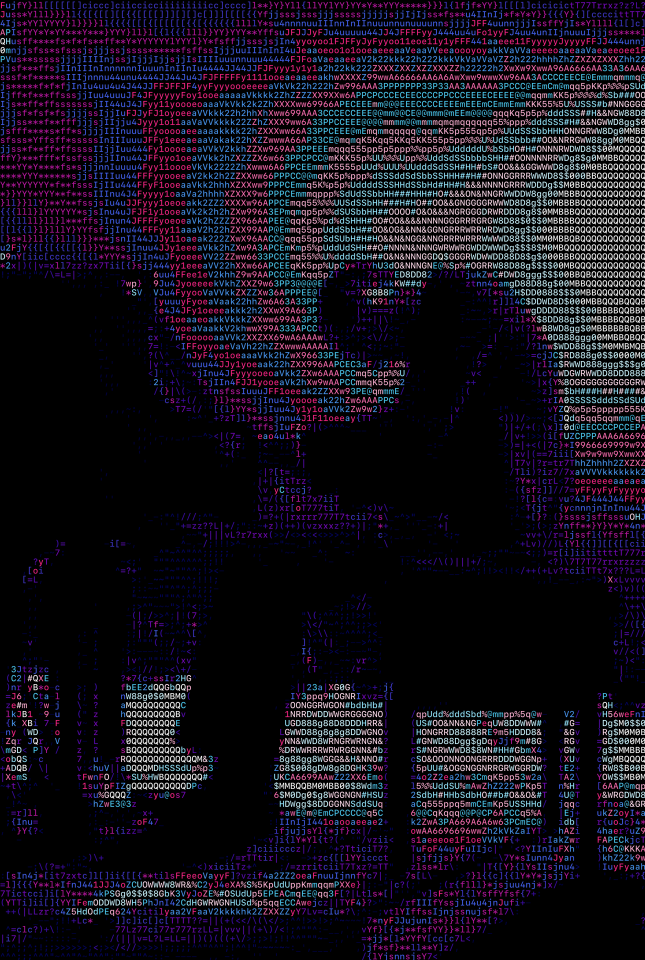
#> input picture resources/images/bill-evans-chroma.png, 1290 x 1920 px (shown at 1/2 size)
$ python ascii.py ../resources/images/bill-evans-chroma.png
#> lines starting #> are read from the running program, lines starting #| are printed output that depends on the picture; after the words box and inside, x2 and y2 are one past the last pixel; in counts of white or black regions, pixels touching at a corner belong together
### src/char_density.py
"""
A program that orders characters based on their density.

Author: Arian Omidi
Email: arian.omidi@icloud.com
GitHub: https://github.com/ArianOmidi
Date: 2021-06-01
"""

from PIL import Image, ImageFont, ImageDraw
import numpy as np

# define standard character sets
ascii_chars = "0123456789abcdefghijklmnopqrstuvwxyzABCDEFGHIJKLMNOPQRSTUVWXYZ!\"#$%&'()*+,-./:;<=>?@[\\]^_`{|}~"
ascii_alphanumeric = "0123456789abcdefghijklmnopqrstuvwxyzABCDEFGHIJKLMNOPQRSTUVWXYZ"
ascii_alpha = "abcdefghijklmnopqrstuvwxyzABCDEFGHIJKLMNOPQRSTUVWXYZ"
ascii_lowercase = "abcdefghijklmnopqrstuvwxyz"
ascii_uppercase = "ABCDEFGHIJKLMNOPQRSTUVWXYZ"
ascii_numeric = "0123456789"
ascii_tech = "0123456789!\"#$%&'()*+,-./:;<=>?@[\\]^_`{|}~"
ascii_symbols = "!\"#$%&'()*+,-./:;<=>?@[\\]^_`{|}~"
ascii_std_1 = "$@B%8&WM#*oahkbdpqwmZO0QLCJUYXzcvunxrjft/\\|()1{}[]?-_+~<>i!lI;:,\"^`'."
ascii_std_2 = "@%#*+=-:."


def getCharDensity(char, font, font_height):
    """
    Return the character density of a given character.

    arguments:
    char - character to determine its density
    font - the font to be used (default: SFMono-Medium)
    """

    # init image
    char_w = int(font.getlength(char))
    char_h = int(font_height)
    image = Image.new("1", (char_w, char_h), color=0)

    # draw text to image
    draw = ImageDraw.Draw(image)
    draw.text((0, 0), char, fill=1, font=font, spacing=0)

    # convert image to np array
    im = np.array(image)

    # Count white and black pixels
    white = np.count_nonzero(im == True)
    black = np.size(im) - white

    # return the ratio of used pixels
    return white / black


def orderChars(chars, font_path=None):
    """
    Order the characters in a given string by their density.

    arguments:
    chars - string of characters to order
    font_path - path to the font to be used (default: SFMono-Medium)
    """

    font_path = font_path or "./fonts/SFMono-Medium.otf"
    try:
        font = ImageFont.truetype(font_path, size=200)
        font_height = font.getsize(ascii_chars)[1]
        left, top, right, bottom = font.getbbox(ascii_chars)
        font_width, font_height = right - left, bottom - top
    except IOError:
        font = ImageFont.load_default()
        left, top, right, bottom = font.getbbox(ascii_chars)
        font_width, font_height = right - left, bottom - top
        print("Warning: Could not use chosen font. Using default.")

    char_dict = []
    for c in chars:
        density = getCharDensity(c, font, font_height)
        char_dict.append((c, density))

    char_dict.sort(key=lambda x: x[1], reverse=True)

    ordered_chars = [x[0] for x in char_dict]
    ordered_chars = "".join(ordered_chars)
    ordered_chars += " "

    return ordered_chars

### src/color.py
"""
Color utils, including color conversion and color sampling from an image

Author: Arian Omidi
Email: arian.omidi@icloud.com
GitHub: https://github.com/ArianOmidi
Date: 2021-06-01
"""
from sklearn.cluster import KMeans
import matplotlib.pyplot as plt
import numpy as np
import cv2
from collections import Counter

# Ubuntu default ANSI color scheme
ansi_palatte = [
    "#2e3436",
    "#cc0000",
    "#4e9a06",
    "#c4a000",
    "#3465a4",
    "#75507b",
    "#06989a",
    "#d3d7cf",
    "#555753",
    "#ef2929",
    "#8ae234",
    "#fce94f",
    "#729fcf",
    "#ad7fa8",
    "#34e2e2",
    "#eeeeec",
    "#000000",
    "#eeeeec",
]

rgb_palatte = [
    "#ffffff",
    "#ff8f8f",
    "#ff3838",
    "#960000",
    "#460000",
    "#bfffbf",
    "#6aff6a",
    "#00ff00",
    "#009600",
    "#004600",
    "#bfbfff",
    "#6a6aff",
    "#3838ff",
    "#0000ff",
    "#000096",
    "#000046",
    "#000000",
]

rb_palatte = [
    "#000000",
    "#ffdbeb",
    "#ffb2d4",
    "#f76cae",
    "#f72585",
    "#b5179e",
    "#7209b7",
    "#560bad",
    "#03045e",
    "#00013c",
    "#3a0ca3",
    "#3f37c9",
    "#4361ee",
    "#4895ef",
    "#4cc9f0",
    "#95e6ff",
    "#caf3ff",
    "#ffffff",
]

gb_palatte = [
    "#000000",
    "#184e77",
    "#1e6091",
    "#1a759f",
    "#168aad",
    "#34a0a4",
    "#52b69a",
    "#76c893",
    "#99d98c",
    "#b5e48c",
    "#d9ed92",
    "#ffffff",
]

b_palatte = [
    "#000000",
    "#10002b",
    "#240046",
    "#3c096c",
    "#5a189a",
    "#7400b8",
    "#6930c3",
    "#5e60ce",
    "#5390d9",
    "#4ea8de",
    "#48bfe3",
    "#56cfe1",
    "#64dfdf",
    "#72efdd",
    "#80ffdb",
    "#aaffe7",
    "#cafff2",
    "#ffffff",
]


# ======================  COLOR CONVERSIONS ====================== #


# [4 lines left out: function RGB2HEX, not called in this run]


def HEX2RGB(color):
    return (int(color[1:3]), int(color[3:5]), int(color[5:]))


def GRAY2HEX(color):
    return "#{0:02x}{0:02x}{0:02x}".format(round(color))


def GRAY2RGB(brightness):
    brightness_int = round(brightness)
    return (brightness_int, brightness_int, brightness_int)


def RGB2ANSI256(r, g, b):
    # we use the extended greyscale palette here, with the exception of
    # black and white. normal palette only has 4 greyscale shades.
    if r == g and g == b:
        if r < 8:
            ansi_num = 16
        elif r > 248:
            ansi_num = 231
        else:
            ansi_num = round(((r - 8) / 247) * 24) + 232
    else:
        ansi_num = (
            16
            + (36 * round(r / 255 * 5))
            + (6 * round(g / 255 * 5))
            + round(b / 255 * 5)
        )

    ansi_code = "\033[38;5;{}m".format(ansi_num)

    return ansi_code


def HEX2ANSI256(hex):
    return RGB2ANSI256(*HEX2RGB(hex))


# ======================  ANSI METHODS ====================== #


# [71 lines left out: functions palette_rgb, parse_ansi, ANSI2RGB, not called in this run]


def background_color(inverted):
    """Return background color based on if the image is inverted"""
    if inverted:
        return ansi_palatte[16]
    else:
        return ansi_palatte[17]


# ======================  COLOR SAMPLING METHODS  ====================== #


# [84 lines left out: functions getGreyscalePalatte, getColorPalatte, not called in this run]

### src/ascii.py
"""
A program that converts an image into ASCII art v2.0

Author: Arian Omidi
Email: arian.omidi@icloud.com
GitHub: https://github.com/ArianOmidi
Date: 2021-06-01
"""

import os, sys, subprocess
from pathlib import Path
import argparse, time

import numpy as np
import cv2
from PIL import Image, ImageFont, ImageDraw, ImageEnhance
from skimage.measure import block_reduce
from skimage.transform import downscale_local_mean

from color import *
from char_density import *

from math import sqrt
import colorsys

# sampling methods
OPENCV_RESIZE = 0
BLOCK_REDUCE = 1
DOWNSCALE_MEAN_REDUCE = 2

# color selection methods
NEAREST = 0
FIXED = 1

# image filter methods
CONTRAST = 0
BRIGHTNESS = 1


# ======================  HELPER METHODS  ====================== #


def autoSize(image, resolution=1920):
    """Determines the size of an image by setting the largest side to the size of the resolution"""
    if image.width >= image.height:
        size = (resolution, round((resolution / image.width) * image.height))
    else:
        size = (round((resolution / image.height) * image.width), resolution)
    return size


def filterImage(image, factor, type=CONTRAST):
    # select image enhancer
    if type == CONTRAST:
        enhancer = ImageEnhance.Contrast(image)
    else:
        enhancer = ImageEnhance.Brightness(image)

    # return filtered image
    return enhancer.enhance(factor)


def defaultPalatte(shadeCount=8, colorSceme=None):
    if colorSceme:
        palatte = palette_rgb(colorSceme)
    else:
        if shadeCount == 1:
            return [(255, 255, 255)]

        palatte = []
        for i in range(shadeCount):
            color = int(i * 255 / (shadeCount - 1))
            palatte.append((color, color, color))

    return palatte


# [6 lines left out: function autoColor, not called in this run]


def normalizeTiles(tiles):
    """
    Given numpy array, filter and return normalized image array
    """

    # percentage filter
    min_val = np.min(tiles)
    max_val = np.max(tiles)
    tiles = np.clip(tiles, min_val, max_val)

    # normalize tile value array
    if max_val != min_val:
        normalized_tiles = (tiles - min_val) / (max_val - min_val)
    else:
        normalized_tiles = tiles - min_val

    return normalized_tiles


# ======================  ASCII CONVERSION METHODS  ====================== #
# [30 lines left out: functions step, relativeLuminance, not called in this run]


def covertImageToAscii(
    image,
    colors,
    cols,
    scale,
    chars,
    invert,
    sampling=OPENCV_RESIZE,
    colorSelection=NEAREST,
):
    """
    Converts given image to array of characters and colors corresponding to the image.

    arguments:
    colors - the color pallate to be used as an RGB array
    cols - the width of the output image in number of letters
    scale - the ratio of rows to cols
    chars - the characters used in the ASCII image
    invert - if the backgroung should be black or white
    sampling - sampling method used to detemine chars (default: RESIZE)
    colorSelection - sampling method used to detemine colors (default: NEAREST)
    """
    # store dimensions
    W, H = image.size[0], image.size[1]
    # compute number of rows
    rows = int(H * scale * cols / W)
    # compute width of tile
    w = int(W / cols)
    # compute tile height based on aspect ratio and scale
    h = int(W / (scale * cols))

    # check if image size is too small
    if cols > W or rows > H:
        print("Image too small for specified cols!")
        exit(0)

    # get image as numpy array
    im = np.array(image)

    # sample the image into desired shape
    if sampling == OPENCV_RESIZE:
        tiles_rgb = cv2.resize(im, (cols, rows), interpolation=cv2.INTER_AREA)
    else:
        if sampling == BLOCK_REDUCE:
            sampling_func = lambda im, size, func: block_reduce(im, size, func)
        else:
            sampling_func = lambda im, size, func: downscale_local_mean(im, size)

        r = sampling_func(im[:, :, 0], (h, w), np.median)
        g = sampling_func(im[:, :, 1], (h, w), np.median)
        b = sampling_func(im[:, :, 2], (h, w), np.median)
        tiles_rgb = np.stack((r, g, b), axis=-1)

    tiles_greyscale = np.average(tiles_rgb, axis=2, weights=[0.299, 0.587, 0.114])
    tiles_rgb = np.rint(tiles_rgb).astype(int)
    tiles = normalizeTiles(tiles_greyscale)

    # apply inversion
    if invert:
        tiles = 1 - tiles
        colors = list(reversed(colors))

    # init color selection
    if colorSelection == NEAREST:
        color_palette = np.asarray(colors)
    else:
        colors.sort(
            key=lambda rgb: relativeLuminance(*rgb),  # relative luminance
            # key=lambda rgb: (
            #     sqrt(
            #         0.299 * (rgb[0] ** 2)
            #         + 0.587 * (rgb[1] ** 2)
            #         + 0.114 * (rgb[2] ** 2)
            #     )
            # ),  # HSP Color Model
            reverse=invert,
        )
        # colors.sort(key=lambda rgb: colorsys.rgb_to_hls(*rgb))
        # colors.sort(key=lambda rgb: step(*rgb, 8), reverse=invert)  # rainbow inverse
        # colors.sort(key=lambda rgb: step(*rgb, 8))  # rainbow

    # ascii image is a list of character strings
    aimg = []
    # color image is a list of ansi color codes strings
    cimg = []
    # generate list of dimensions
    for j in range(rows):
        # append an empty string
        aimg.append([])
        cimg.append([])

        for i in range(cols):
            # get character representation of tile
            char = chars[round((len(chars) - 1) * tiles[j][i])]
            aimg[j].append(char)

            # get color for char of the tile
            if colorSelection == NEAREST:
                # get closest color in palette to that of the tile
                deltas = color_palette - tiles_rgb[j][i]
                dist_2 = np.einsum("ij,ij->i", deltas, deltas)
                color_index = np.argmin(dist_2)
                cimg[j].append(colors[color_index])
            else:
                color_index = round((len(colors) - 1) * tiles[j][i])
                cimg[j].append(colors[color_index])

    return aimg, cimg


def textToImage(aimg, cimg, inverted, size, bg_color=None, font_path=None):
    """
    Convert character and color arrays to an ASCII image.

    arguments:
    aimg - the array of characters to be converted to an image
    cimg - the array of colors coresponding to a char in aimg
    inverted - if the backgroung should be black or white
    size - size of the outputed image
    bg_color - color of background (set to default based on the value of 'inverted')
    font_path - path to a font file (for example impact.ttf)
    """

    # choose a font
    if inverted:
        default_font_path = "./fonts/SFMono-Medium.otf"
    else:
        default_font_path = "./fonts/SFMono-Heavy.otf"
    font_path = font_path or default_font_path
    font_size = round((3 / 4) * (2 * size[1] / len(aimg)))
    try:
        font = ImageFont.truetype(font_path, size=font_size)
    except IOError:
        font = ImageFont.load_default()
        print("Warning: Could not use chosen font. Using default.")

    # char height is adjusted based on output size and col:row ratio
    line_width = font.getlength("".join(aimg[0]))  # get line width
    char_width = round(line_width / len(aimg[0]))
    char_height = round((size[1] / size[0]) * (line_width / len(aimg)))

    # create new image
    height = round(char_height * len(aimg))
    width = round(line_width)
    bg_color = bg_color or background_color(inverted)
    image = Image.new("RGB", (width, height), color=bg_color)
    draw = ImageDraw.Draw(image)

    # draw each line of text
    vert_pos = 0
    line_spacing = char_height
    char_spacing = char_width

    # draw each char to image
    for line, line_colors in zip(aimg, cimg):
        hor_pos = 0
        for c, color in zip(line, line_colors):
            draw.text((hor_pos, vert_pos), c, fill=color, font=font)
            hor_pos += char_spacing
        vert_pos += line_spacing

    return image.resize(size)


# [37 lines left out: function convertImageToAscii, not called in this run]


# ======================  MAIN PROGRAM  ====================== #


def main():
    # create parser
    descStr = "This program converts an image into ASCII art."
    parser = argparse.ArgumentParser(description=descStr)
    # add expected arguments
    parser.add_argument("filename", help="Path to image to be converted.")

    ### COLOR ARGS ###

    parser.add_argument(
        "-g",
        "--greyscale",
        action="store_true",
        help="Select for greyscale image (defaults to true).",
    )
    parser.add_argument(
        "-gs",
        "--greyscaleSamples",
        type=int,
        default=8,
        help="Number of samples in palette when in greyscale mode (defalut: 8).",
    )
    parser.add_argument(
        "-c",
        "--colorPalatte",
        type=str.lower,
        choices=["ansi8", "ansi16", "rgb", "rb", "gb", "b"],
        const="ansi16",
        nargs="?",
        help="Select color palatte used to for colored image (default: ansi16).",
    )
    parser.add_argument(
        "-C",
        "--colorSelection",
        type=str.lower,
        choices=["nearest", "fixed"],
        default="nearest",
        help="The color selection method used: [nearest, fixed] (default: nearest).",
    )
    parser.add_argument(
        "-a",
        "--autoColor",
        nargs="?",
        type=int,
        const=16,
        help="Size of sampled color palette from the most prominent colors in the picture (defalut: 16).",
    )
    parser.add_argument(
        "-i",
        "--invert",
        action="store_false",
        help="Invert the output of the image (default: light characters on black background).",
    )

    ### ASCII SAMPLING ARGS ###

    parser.add_argument(
        "-n",
        "--cols",
        type=int,
        default=120,
        help="The number of characters on the width of the output image (default: 120).",
    )
    parser.add_argument(
        "-l",
        "--scale",
        type=float,
        default=0.6,
        help="The width-to-height ratio of the pixels sampled for each character (default: 0.6).",
    )
    parser.add_argument(
        "-t",
        "--chars",
        default=ascii_chars,
        help="The ASCII characters to be used or select from presets: [printable, alphanumeric, alpha, numeric, lower, upper, tech, symbols] (default: printable)",
    )
    parser.add_argument(
        "-f",
        "--constrastFactor",
        type=float,
        default=1.3,
        help="Contrast factor: <1 less contrast, 1 no change, >1 more contrast (default: 1.3).",
    )

    parser.add_argument(
        "-T",
        "--sampling",
        type=str.lower,
        choices=["resize", "median", "mean"],
        default="resize",
        help="The sampling method used: [resize, median, mean] (default: resize).",
    )
    parser.add_argument(
        "-F",
        "--fontPath",
        required=False,
        help="The path to the font to be used (default: SFMono-Medium).",
    )

    ### OUTPUT ARGS ###

    parser.add_argument(
        "-r",
        "--resolution",
        type=int,
        default=1920,
        help="The resolution of the output image (default: 1920)",
    )
    parser.add_argument(
        "-S",
        "--save",
        nargs="?",
        const="",
        help="Save ASCII image as inputed path (default: './out/<filename>_ascii.png').",
    )
    parser.add_argument(
        "-O", "--out", dest="outFile", required=False, help="Output text location."
    )
    parser.add_argument(
        "-P",
        "--print",
        action="store_true",
        help="Print ASCII text to output (default: false).",
    )
    parser.add_argument(
        "-H",
        "--hide",
        action="store_true",
        help="Do not open image after conversion (default: false).",
    )

    # --------------  PARSING ARGUMENTS -------------- #
    args = parser.parse_args()

    # open image and convert to RGB
    filename = Path(args.filename)
    if filename.exists():
        image = Image.open(args.filename).convert("RGB")
#> image is the input picture: PIL image 1290x1920 RGB; mean R, G, B 21.4, 17.6, 28
        image = filterImage(image, args.constrastFactor)
    else:
        print("ERROR: Image does not exist.")
        exit(0)

    # set text output file
    outFile = "out.txt"
    if args.outFile:
        outFile = args.outFile

    # set img output file
    saveOutput = False
    if args.save == "":
        imgOutFile = Path("./out/{}_ascii.png".format(filename.stem))
        saveOutput = True
    elif args.save:
        imgOutFile = Path(args.save)
        saveOutput = True

    # verify font path
    fontPath = args.fontPath
    if fontPath:
        fontFile = Path(fontPath)
        if not fontFile.exists():
            print("ERROR: Font file does not exist.")
            exit(0)

    # sort chars by char density
    if args.chars == "printable":
        chars = ascii_chars
    elif args.chars == "alphanumeric":
        chars = ascii_alphanumeric
    elif args.chars == "alpha":
        chars = ascii_alpha
    elif args.chars == "lower":
        chars = ascii_lowercase
    elif args.chars == "upper":
        chars = ascii_uppercase
    elif args.chars == "tech":
        chars = ascii_tech
    elif args.chars == "numeric":
        chars = ascii_numeric
    elif args.chars == "symbols":
        chars = ascii_symbols
    elif args.chars == "std1":
        chars = ascii_std_1
    elif args.chars == "std2":
        chars = ascii_std_2
    else:
        chars = args.chars
    orderedChars = orderChars(chars, font_path=fontPath)
#> the loop in orderChars, `for c in chars:` made 94 passes
#> (white in getCharDensity, black in getCharDensity, density) on passes 1 to 8: (6563, 19853, 0.331), (4639, 21777, 0.213), (5463, 20953, 0.261), (5631, 20785, 0.271), (5784, 20632, 0.28), (5922, 20494, 0.289), (6901, 19515, 0.354), (4249, 22167, 0.192)
#> pass 1, in getCharDensity, `im = np.array(image)`:
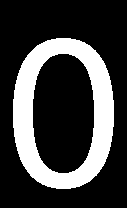
#> im: shape (208, 127) bool; 24.8% white; 1 white region, box (x1, y1, x2, y2) and area: (13, 38, 114, 189) 6563
#> pass 2, in getCharDensity (call 2), `im = np.array(image)`:
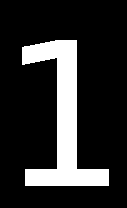
#> im: shape (208, 127) bool; 17.6% white; 1 white region, box (x1, y1, x2, y2) and area: (22, 40, 109, 186) 4639
#> pass 3, in getCharDensity (call 3), `im = np.array(image)`:
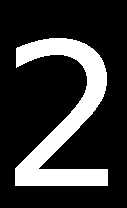
#> im: shape (208, 127) bool; 20.7% white; 1 white region, box (x1, y1, x2, y2) and area: (15, 38, 108, 186) 5463
#> after the loop in orderChars, `for c in chars:`: char_dict = 94 items, first 6: ('0', 0.331), ('1', 0.213), ('2', 0.261), ('3', 0.271), ('4', 0.28), ('5', 0.289)
#> in orderChars, `ordered_chars = [x[0] for x in char_dict]`: ordered_chars = 94 items, first 6: 'B', '8', 'J', 'N', 'M', '6'

    # set output size
    outputSize = autoSize(image, resolution=args.resolution)
#> outputSize = (1290, 1920)

    # set sampling scheme
    if args.sampling == "median":
        sampling = BLOCK_REDUCE
    elif args.sampling == "mean":
        sampling = DOWNSCALE_MEAN_REDUCE
    else:
        sampling = OPENCV_RESIZE

    # set sampling scheme
    if args.colorSelection == "fixed":
        colorSelection = FIXED
    else:
        colorSelection = NEAREST

    # set color scheme
    if args.autoColor:
        num_of_colors = args.autoColor
        colors = autoColor(image, num_of_colors, greyscale=args.greyscale)
    else:
        colors = defaultPalatte(args.greyscaleSamples, args.colorPalatte)

    # --------------  GENERATE ASCII ART -------------- #

    print("Generating ASCII art...")
    start = time.perf_counter()

    # convert image to ascii txt
    aimg, cimg = covertImageToAscii(
        image,
        colors,
        args.cols,
        args.scale,
        orderedChars,
        args.invert,
        sampling=sampling,
        colorSelection=colorSelection,
    )
#> in covertImageToAscii, `tiles_rgb = cv2.resize(im, (cols, rows), interpolation=cv2.INTER_AREA)`:
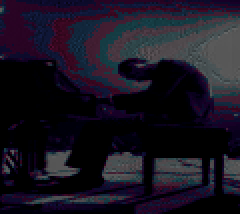
#> tiles_rgb: shape (107, 120, 3) (shown 2 times larger); mean R, G, B 24.9, 20.6, 33
#> in covertImageToAscii, `tiles_greyscale = np.average(tiles_rgb, axis=2, weights=[0.299, 0.587,..`:
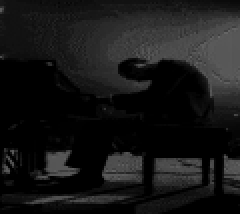
#> tiles_greyscale: shape (107, 120) float64 (shown 2 times larger); min 0, max 104.4, mean 23.3
#> in normalizeTiles, `min_val = np.min(tiles)`: min_val = 0
#> (the rest of the program and of its run is left out)
